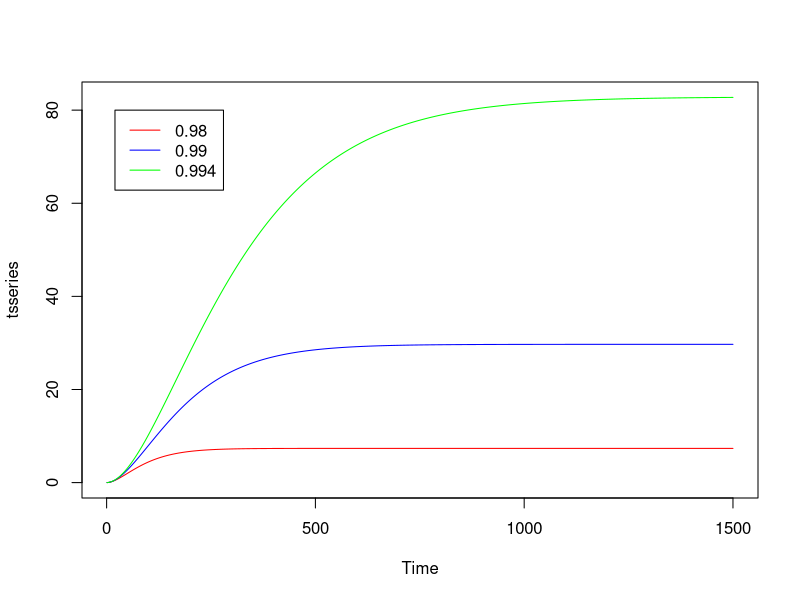

Reproduce this figure in R.
library(ggplot2)
beta = 0.999
betas = c(0.98,0.99,0.994)
mua = 0.003
T = 1500
vlnA = cumsum(rep(mua,T)) #assumes first ln(A) equal to zero

seriesvalue = vector()
for(i in 1:length(betas)){
  beta = betas[i]
  vbeta = cumprod(rep(beta,T))
  seriesvalue = rbind(seriesvalue , cumsum(vbeta*vlnA))
}

tsseries = as.ts(t(seriesvalue))

plot(tsseries, plot.type="single", col=c('red', 'blue', 'green'))
legend(20,80, c("0.98","0.99","0.994"), col=c('red', 'blue', 'green'), lty=1)


